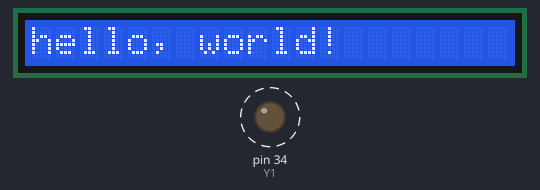
The sketch below on a simulated Arduino Mega 2560, built with avr-gcc and run on an emulated ATmega2560. On the bench: 20×1 character LCD, output pins drawn as LEDs (lit = HIGH). Dashed ring = blinking. Pins used as bus, display or sensor lines are not drawn; what the sketch prints to the serial monitor is not drawn.

Above: at 0.3 s.
At 129.82 s:
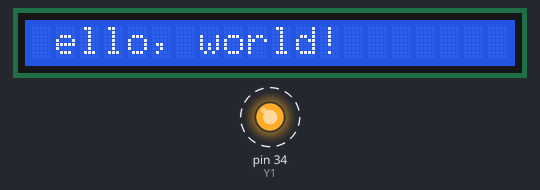
Timing chart, 0 to 130.0 s (numbered marks = the images above):
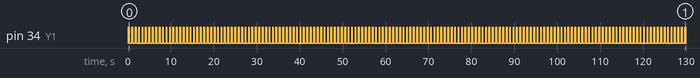

The sketch:

keypad4x4.ino
```cpp
#include <LiquidCrystal.h>

// initialize the library with the numbers of the interface pins
const int rs = 39, en = 40, d4 = 31, d5 = 11, d6 = 12, d7 = 13 ;
//        PF3       PF2      PB7     PF0    PE0   PB2
LiquidCrystal lcd(rs, en, d4, d5, d6, d7);
const byte ROWS = 4;
const byte COLS = 4;
char tecla;

char hexaKeys[ROWS][COLS] = {
  {'1', '2', '3', 'F'},
  {'4', '5', '6', 'E'},
  {'7', '8', '9', 'D'},
  {'A', '0', 'B', 'C'}
};

const int rowPins[ROWS] = {34, 33, 32, 19};
const int colPins[COLS] = {38, 37, 36, 35};
const int Y1 = 34;

void setup(){
    // set up the LCD's number of columns and rows:
  lcd.begin(20, 1);
  // Print a message to the LCD.
  lcd.print("hello, world!");
  pinMode(Y1,OUTPUT);
  pinMode(33,OUTPUT);
  pinMode(32,OUTPUT);
  pinMode(19,OUTPUT);
  pinMode(38,INPUT);
  pinMode(37,INPUT);
  pinMode(36,INPUT);
  pinMode(35,INPUT);
  Serial.begin(9600);
}

void loop(){
  for(int i = 0; i < 4; i++)    //Scan columns loop
    {
      digitalWrite(rowPins[i], HIGH);
      delay(200);
      for(int j = 0; j < 4; j++)  //Scan rows
      {
        if(colPins[j] == HIGH)
          tecla = hexaKeys[j][i];
      }
      digitalWrite(rowPins[i],LOW);
    }
      // set the cursor to column 0, line 1
  // (note: line 1 is the second row, since counting begins with 0):
 lcd.setCursor(0, 0);
 // print the number of seconds since reset:
 lcd.print(tecla);
  Serial.println(tecla);
}
```

Measured:
- by itself, pin 34 (Y1): alternates HIGH for 0.20 s and LOW for 0.60 s
